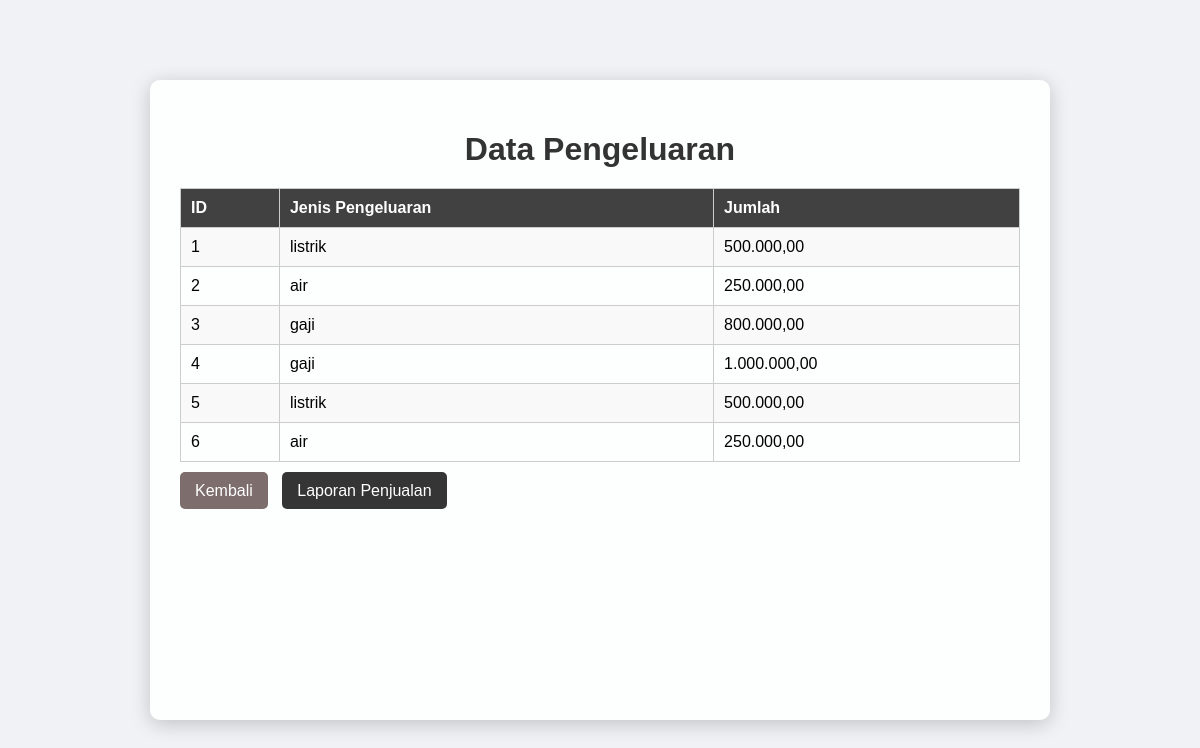
Page /pengeluaran.php on the committed database.
### tables this page shows
CREATE TABLE `pengeluaran` (
  `id` int(11) NOT NULL,
  `jenis_pengeluaran` enum('listrik','air','gaji') NOT NULL,
  `jumlah` decimal(10,2) NOT NULL,
  `tanggal` date NOT NULL
);

### pengeluaran.php (the view, shortened to what this page needs)
<?php
$servername = "localhost";
$username = "root";
$password = "";
$dbname = "pakaian";
$conn = new mysqli($servername, $username, $password, $dbname);
$sqlPengeluaran = "SELECT * FROM pengeluaran";
$resultPengeluaran = $conn->query($sqlPengeluaran);
?>
<!DOCTYPE html>
<html>
<head>
    <link rel="stylesheet" href="style.css">
</head>
<body>
    <div class="container">
        <h1>Data Pengeluaran</h1>
        <table class="table table-striped">
            <thead>
                <tr>
                    <th>ID</th>
                    <th>Jenis Pengeluaran</th>
                    <th>Jumlah</th>
                </tr>
            </thead>
            <tbody>
                <?php
                if ($resultPengeluaran->num_rows > 0) {
                    while ($row = $resultPengeluaran->fetch_assoc()) {
                        echo "<tr>
                                <td>{$row['id']}</td>
                                <td>{$row['jenis_pengeluaran']}</td>
                                <td>" . number_format($row['jumlah'], 2, ',', '.') . "</td>
                              </tr>";
                    }
                } else {
                    echo "<tr><td colspan='3'>No data found</td></tr>";
                }
                ?>
            </tbody>
        </table>
        <div style="margin-top: 20px;">
            <a href="index.php" class="btn btn-secondary">Kembali</a>
            <a href="laporan_penjualan.php" class="btn btn-primary" style="margin-left: 10px;">Laporan Penjualan</a>
        </div>
    </div>
</body>
</html>

### style.css (style rules this page uses)
body { font-family: Arial, sans-serif; margin: 0; padding: 0; display: flex; justify-content: center; align-items: center; height: 100vh; background-color: #f0f2f5; }
.container { background-color: rgba(255, 255, 255, 0.9); border-radius: 10px; box-shadow: 0 4px 20px rgba(0, 0, 0, 0.2); width: 80%; height: 80%; padding: 30px; box-sizing: border-box; overflow: auto; }
h1 { color: #333; margin-bottom: 20px; text-align: center; }
.table { width: 100%; border-collapse: collapse; margin-top: 20px; }
.table th, .table td { border: 1px solid #ccc; padding: 10px; text-align: left; }
.table th { background-color: #414142; color: white; }
.table-striped tbody tr:nth-child(odd) { background-color: #f9f9f9; }
.btn { padding: 10px 15px; border-radius: 5px; text-decoration: none; color: white; background-color: #353536; transition: background-color 0.3s; }
.btn-secondary { background-color: #7d6d6c; }
.container { max-width: 900px; margin: 0 auto; }

### rows in the picture
pengeluaran: id "1", jenis_pengeluaran "listrik", jumlah "500.000,00"
pengeluaran: id "2", jenis_pengeluaran "air", jumlah "250.000,00"
pengeluaran: id "3", jenis_pengeluaran "gaji", jumlah "800.000,00"
pengeluaran: id "4", jenis_pengeluaran "gaji", jumlah "1.000.000,00"
pengeluaran: id "5", jenis_pengeluaran "listrik", jumlah "500.000,00"
pengeluaran: id "6", jenis_pengeluaran "air", jumlah "250.000,00"
